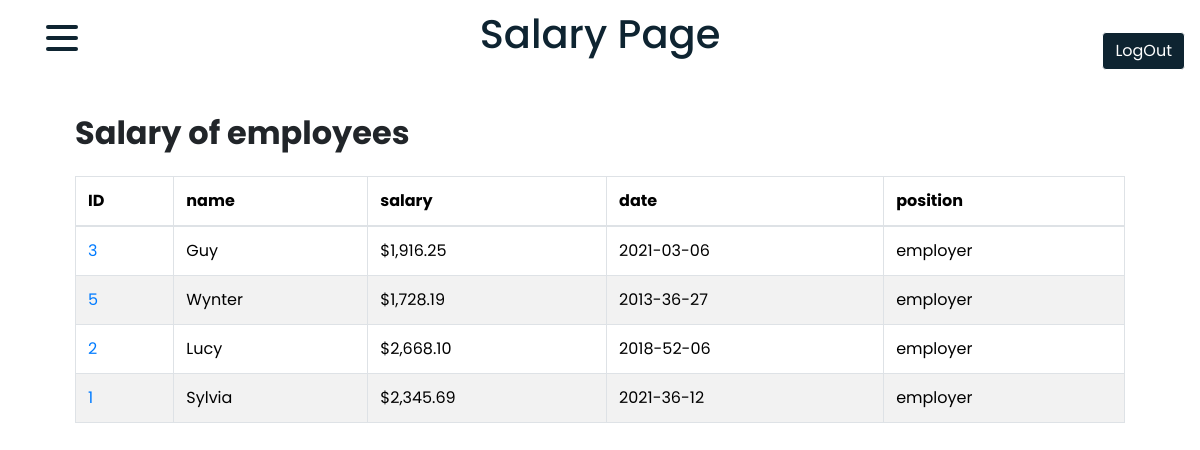
/Pages/InfoForDirector/index.php (signed in), run on an earlier commit of the app's database.
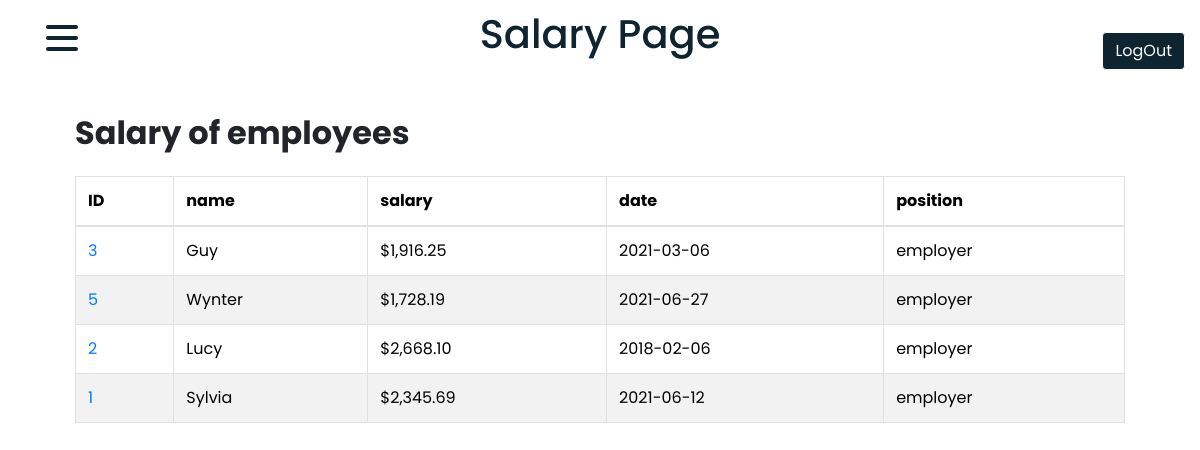
And on a later commit of the database.
### tables this page shows
CREATE TABLE `salary` (
  `id` mediumint(8) unsigned NOT NULL auto_increment,
  `salary` varchar(50) default NULL,
  `date` varchar(50),
  `position_id` mediumint default NULL,
  `receiver_id` mediumint default NULL,
  PRIMARY KEY (`id`)
) AUTO_INCREMENT=1;

CREATE TABLE `employees` (
  `id` mediumint(8) unsigned NOT NULL auto_increment,
  `name` varchar(50) default NULL,
  `surname` varchar(50) default NULL,
  `phone` int(50) default NULL,
  `email` varchar(50) UNIQUE,
  `date` varchar(50),
  `password` varchar(50),
  `director_id` int default NULL,
  PRIMARY KEY (`id`)
) AUTO_INCREMENT=1;

CREATE TABLE `position` (
  `id` mediumint(8) unsigned NOT NULL auto_increment,
  `position` varchar(20) default NULL,
  PRIMARY KEY (`id`)
) AUTO_INCREMENT=1;

### Pages/InfoForDirector/index.php (the view, shortened to what this page needs)
<?php
    include '../../SQL_connect/connect_db.php';
    $sql = "SELECT e.id,s.salary,s.date,p.position,e.name FROM `salary` as s
    JOIN position as p ON s.position_id = p.id
    JOIN employees as e ON s.receiver_id = e.id WHERE p.position = 'employer';";
    $result = mysqli_query($conn,$sql);
?>
<!DOCTYPE html>
<html lang="en">
<head>
<link href="https://cdn.jsdelivr.net/npm/bootstrap@5.3.2/dist/css/bootstrap.min.css" rel="stylesheet">
<link rel="stylesheet" href="https://stackpath.bootstrapcdn.com/bootstrap/4.5.0/css/bootstrap.min.css">
<link rel="stylesheet" href="https://maxcdn.bootstrapcdn.com/font-awesome/4.7.0/css/font-awesome.min.css">
<link rel="stylesheet" href="../../css/resp_director.css">
<link rel="stylesheet" href="../../css/director.css">
</head>
<body>
    <a href="index.php?logout" class="btn btn-primary position-absolute end-1 logout">LogOut</a>
    <h1><a href="" class="text-decoration-none h1">Salary Page</a></h1>
  <nav>
      <div class="navbar">
        <div class="container nav-container">
            <div class="hamburger-lines">
              <span class="line line1"></span>
              <span class="line line2"></span>
              <span class="line line3"></span>
            </div>
        </div>
      </div>
    </nav>
  </body>
<div class="container">
    <div class="table-responsive">
        <div class="table-wrapper">
            <div class="table-title">
                <div class="row">
                    <div class="col-sm-8"><h2><b>Salary of employees</b></h2></div>
                    <div class="col-sm-4">
                    </div>
                </div>
            </div>
            <table class="table table-striped table-hover table-bordered">
                <thead>
                    <tr>
                        <th>ID</th>
                        <th>name</th>
                        <th>salary</th>
                        <th>date</th>
                        <th>position</th>
                    </tr>
                </thead>
                <tbody>
                    <tr>
                        <?php
                            while($row = mysqli_fetch_assoc($result)) {
                                ?>
                                    <tr>
                                    <td><a href="../../Action/userId.php?id=<?php echo $row['id'] ?>"><? echo $row['id'] ?></a></td>
                                    <td><? echo $row['name']?></td>
                                    <td><? echo $row['salary']?></td>
                                    <td><? echo $row['date']?></td>
                                    <td><? echo $row['position']?></td>
                            </tr>
                            <?php
                        }
                        ?>
                    </tr>
                </tbody>
            </table>
        </div>
    </div>
</div>
</body>
</html>

### css/director.css (style rules this page uses)
* { margin: 0; padding: 0; box-sizing: border-box; }
body { font-family: "Poppins", sans-serif; }
h1 { text-align: center; margin-top: 10px; }
.table-responsive { overflow: hidden; }
.table-wrapper { display: flex; flex-direction: column; gap: 1em; margin: 3em 0; }
.btn { border: 1px solid; }
.container { max-width: 1150px; width: 90%; margin: auto; }
.navbar { width: 100%; }
.nav-container { display: flex; justify-content: space-between; align-items: center; height: 62px; }
.nav-container { display: block; position: relative; height: 60px; }
.nav-container .hamburger-lines { display: block; height: 26px; width: 32px; position: absolute; top: 17px; left: 20px; z-index: 2; display: flex; flex-direction: column; justify-content: space-between; }
.nav-container .hamburger-lines .line { display: block; height: 4px; width: 100%; border-radius: 10px; background: #0e2431; }
.nav-container .hamburger-lines .line1 { transform-origin: 0% 0%; transition: transform 0.4s ease-in-out; }
.nav-container .hamburger-lines .line2 { transition: transform 0.2s ease-in-out; }
.nav-container .hamburger-lines .line3 { transform-origin: 0% 100%; transition: transform 0.4s ease-in-out; }
nav { width: 15em; position: absolute; top: 0; }
.logout { background-color: #0e2431; right: 15px; top: 2em; }
.h1 { color: #0e2431; }

What changed in the data, as far as the page shows it:
changed salary "Wynter": date "2013-36-27" → "2021-06-27"
changed salary "Lucy": date "2018-52-06" → "2018-02-06"
changed salary "Sylvia": date "2021-36-12" → "2021-06-12"
